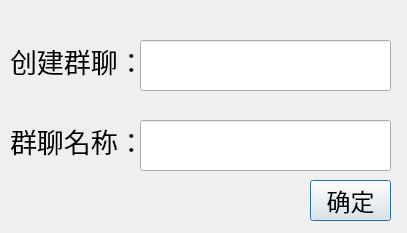
<?xml version="1.0" encoding="UTF-8"?>
<ui version="4.0">
 <class>CreateAddWindow</class>
 <widget class="QDialog" name="CreateAddWindow">
  <property name="geometry">
   <rect>
    <x>0</x>
    <y>0</y>
    <width>407</width>
    <height>233</height>
   </rect>
  </property>
  <property name="windowTitle">
   <string>Dialog</string>
  </property>
  <widget class="QLabel" name="label">
   <property name="geometry">
    <rect>
     <x>10</x>
     <y>40</y>
     <width>131</width>
     <height>41</height>
    </rect>
   </property>
   <property name="font">
    <font>
     <pointsize>20</pointsize>
    </font>
   </property>
   <property name="text">
    <string>创建群聊：</string>
   </property>
  </widget>
  <widget class="QLineEdit" name="lineEdit_id">
   <property name="geometry">
    <rect>
     <x>140</x>
     <y>40</y>
     <width>251</width>
     <height>51</height>
    </rect>
   </property>
   <property name="font">
    <font>
     <pointsize>20</pointsize>
    </font>
   </property>
  </widget>
  <widget class="QPushButton" name="pushButton_Sure">
   <property name="geometry">
    <rect>
     <x>310</x>
     <y>180</y>
     <width>81</width>
     <height>41</height>
    </rect>
   </property>
   <property name="font">
    <font>
     <pointsize>18</pointsize>
    </font>
   </property>
   <property name="text">
    <string>确定</string>
   </property>
  </widget>
  <widget class="QLabel" name="label_GroupName">
   <property name="geometry">
    <rect>
     <x>10</x>
     <y>120</y>
     <width>131</width>
     <height>41</height>
    </rect>
   </property>
   <property name="font">
    <font>
     <pointsize>20</pointsize>
    </font>
   </property>
   <property name="text">
    <string>群聊名称：</string>
   </property>
  </widget>
  <widget class="QLineEdit" name="lineEdit_GroupName">
   <property name="geometry">
    <rect>
     <x>140</x>
     <y>120</y>
     <width>251</width>
     <height>51</height>
    </rect>
   </property>
   <property name="font">
    <font>
     <pointsize>20</pointsize>
    </font>
   </property>
  </widget>
 </widget>
 <resources/>
 <connections/>
</ui>
